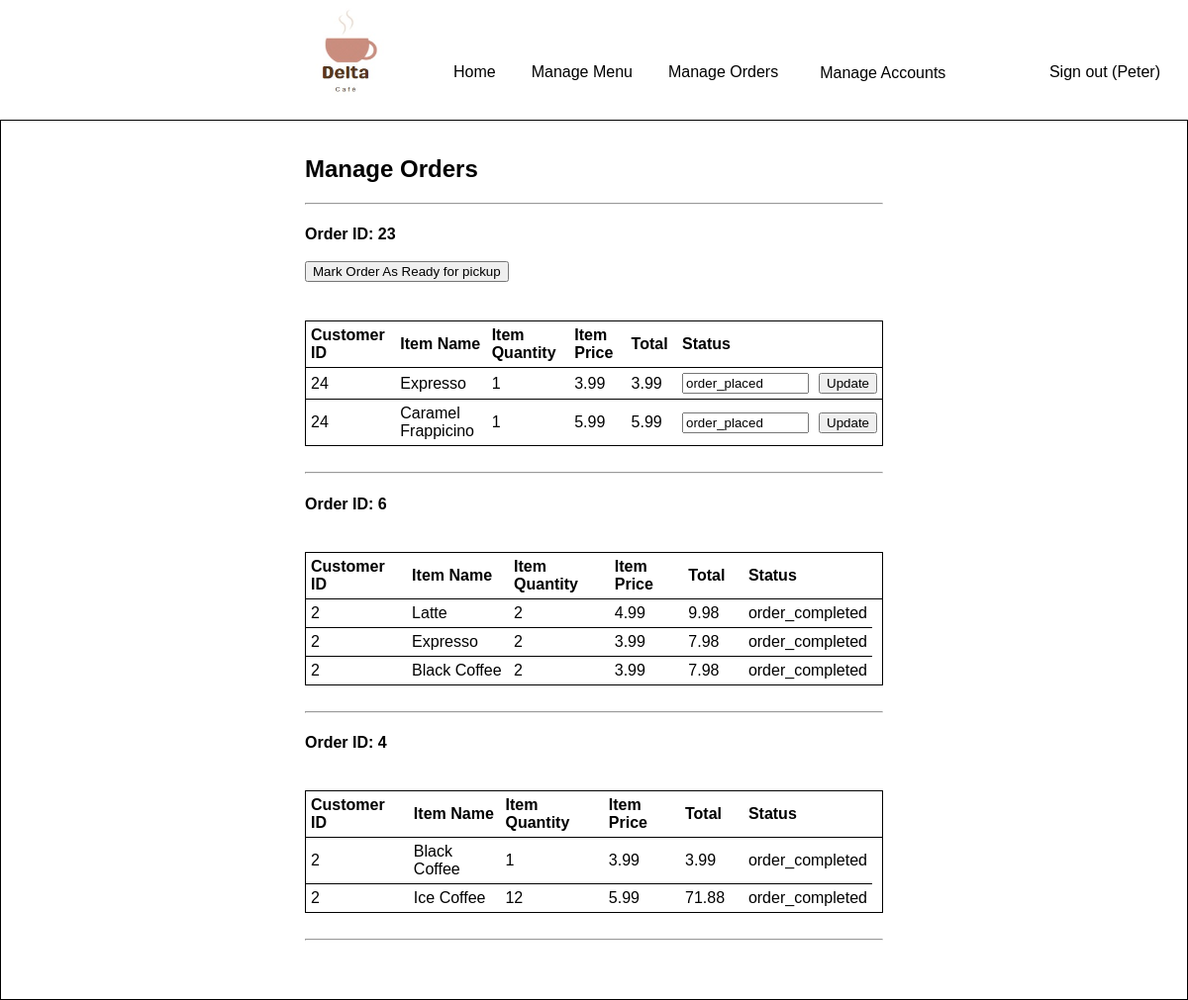
Screenshot of /manageOrder.php (signed in) with the database file from the repository.
### tables this page shows
CREATE TABLE `customer_orders` (
  `id` int(11) NOT NULL,
  `customer_id` int(11) NOT NULL,
  `status` enum('processing','order_placed','ready_for_pickup','order_completed') NOT NULL,
  `order_date` date DEFAULT current_timestamp()
);

### manageOrder.php (the view, shortened to what this page needs)
<?php
    global $conn;
    include("./header.php");
?>
<div class="container">
    <div class="left2">
<h2>Manage Orders</h2>
    <?php
        $query = "SELECT `customer_orders`.`id` FROM `customer_orders` ORDER BY `customer_orders`.`id` DESC";
        mysqli_multi_query($conn, $query) or die(mysqli_error($conn));
        $result = mysqli_store_result($conn);
        $order_count = mysqli_num_rows($result);
        $order_ids = [];
        while($row = mysqli_fetch_row($result)){
            $order_ids[] = $row[0];
        }
        if ($order_count == 0) {
            echo "<h3>No Orders in the system</h3>";
        } else {
            foreach($order_ids as $order_id){
                $query = "SELECT `customer_orders`.`status`, `customer_orders`.`customer_id` FROM `customer_orders` WHERE `customer_orders`.`id` = $order_id";
                mysqli_multi_query($conn, $query) or die(mysqli_error($conn));
                $result = mysqli_store_result($conn);
                $row = mysqli_fetch_row($result);
                $order_status = $row[0];
                $customer_id = $row[1];
                echo "<hr>";
                echo "<h4>Order ID: ".$order_id. "<br>";
                if($order_status == 'order_placed'){
                    echo "<form action='' method='post'>
                            <button type='submit' name='placed_order_id' value=".$order_id.">
                                Mark Order As Ready for pickup
                            </button>
                        </form>";
                }
                echo "</h4>";
                echo "<table class='myTable'><form action='' method='post'><tr>
                <th>Customer ID</th>
                <th>Item Name</th>
                <th>Item Quantity</th>
                <th>Item Price</th>
                <th>Total</th>
                <th>Status</th>
                <th></th>";
                echo "</tr>";
                $query = "SELECT  a.name, ROUND(a.price, 2) AS price, o.quantity_ordered
                FROM customer_orders c JOIN available_items a JOIN order_item_relations o
                WHERE a.id = o.item_id AND  o.order_id = c.id AND c.id= $order_id
                ORDER BY c.id DESC";
                mysqli_multi_query($conn, $query) or die(mysqli_error($conn));
                $result = mysqli_store_result($conn);
                while($row = mysqli_fetch_row($result)){
                    $total_item= $row[1] * $row[2];
                    echo "<tr>
                    <td style='width: 130px;'>".$customer_id."</td>
                    <td style='width: 150px;'>".$row[0]."</td>
                    <td style='width: 150px;'>".$row[2]."</td>
                    <td style='width: 120px;'>".$row[1]."</td>
                    <td style='width: 80px;'>".$total_item."</td>";
                    if(($order_status == 'processing') || ($order_status == 'order_placed') || ($order_status == 'ready_for_pickup')){
                        echo "<form action='' method='post'>
                            <td><input style='width: 120px;' type='text' id='status' name='status' value= '".$order_status. "' required></td>
                            <td><button type='submit' name='update_order_id' value=".$order_id.">Update</button></td>
                            </tr></form>";
                }
                    if(($order_status == 'order_completed')){
                        echo "<form action='' method='post'>
                        <td style='width: 80px;'>".$order_status."</td>
                            </tr></form>";
                }
            }
                echo "</table><br>";
            }
        }
    ?>
    <hr><br><br>
</div>
<?php
    include("./footer.php");
?>

### DCSstyle.css (style rules this page uses)
body { font-family: Arial, Helvetica, sans-serif; margin: 0; }
.left2 { padding: 0 25% 0 25%; }
.container { border: 1px solid black; padding: 15px; text-align: left; }
table, th, td { border: 1px solid black; }
.myTable { border-collapse:collapse; color: black; }
.myTable th { color:black; }
.myTable td, .myTable th { padding:5px; border:0; }
.myTable td, .myTable th { border-bottom:1px solid black; }

### rows the page displays
customer_orders: customer "24", status "order_placed"
customer_orders: customer "2", status "order_completed"
customer_orders: customer "2", status "order_completed"

### other values shown
$_SESSION['username'] "Peter"
$order_id "23"
$row[0] "Expresso"
$row[2] "1"
$row[1] "3.99"
$total_item "3.99"
$row[0] "Caramel Frappicino"
$row[1] "5.99"
$total_item "5.99"
$order_id "6"
$row[0] "Latte"
$row[2] "2"
$row[1] "4.99"
$total_item "9.98"
$total_item "7.98"
